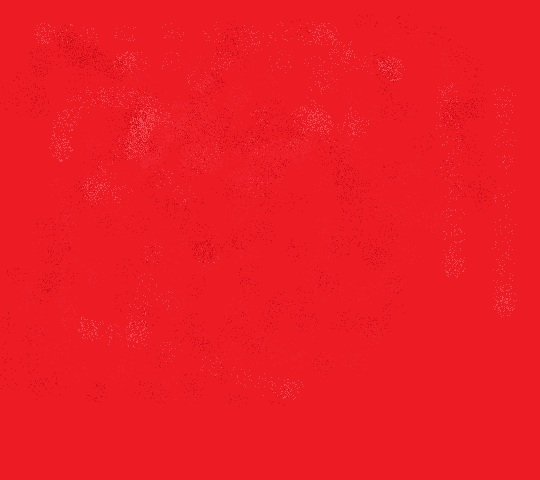
%> input picture Lab_1/One_colour.jpg, 540 x 480 px
$ octave question_last.m   (GNU Octave 9; MATLAB toolbox functions it lacks are replaced by stand-ins)
%> lines starting %> are read from the running program, lines starting %| are printed output that depends on the picture
% Understanding image histogram – difference between one-colour and two-colour
% images
% An image histogram is a good tool for image understanding. For example, image histograms
% can be used to distinguish a one-colour image (or an object in the image) from a two-colour
% image (or an object in the image):
% 1. Read ‘One_colour.jpg’ and ‘Two_colour.jpg’ (with imread);
% 2. Convert both images into the greyscale format (with rgb2gray);
% 3. Calculate and visualise the histograms for both images (with imhist);

a=imread('One_colour.jpg');
%> a is the input picture: size 480x540x3 uint8; mean R, G, B 236.4, 27.6, 36.6
b=imread('Two_colour.jpg');
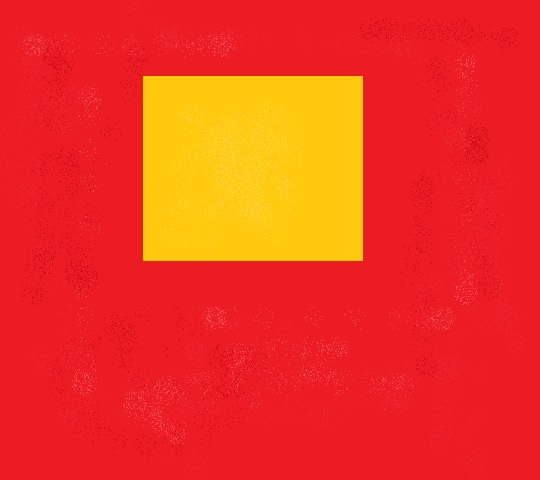
%> input picture Lab_1/Two_colour.jpg, 540 x 480 px
%> b is the input picture: size 480x540x3 uint8; mean R, G, B 239.1, 55, 33.6
a_gray=rgb2gray(a);   %彩色图像像灰度图像转化
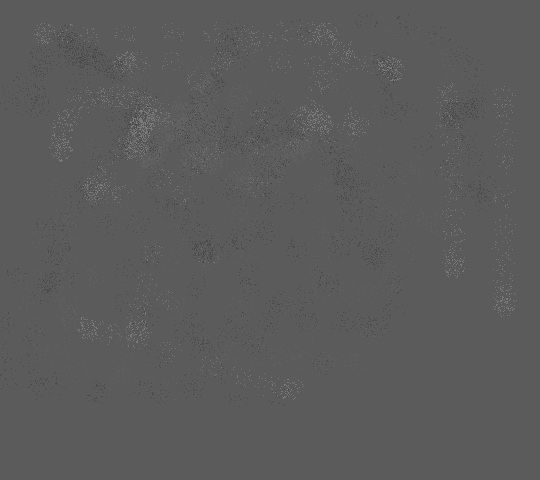
%> a_gray: size 480x540 uint8; min 66, max 128, mean 91.2
b_gray=rgb2gray(b);
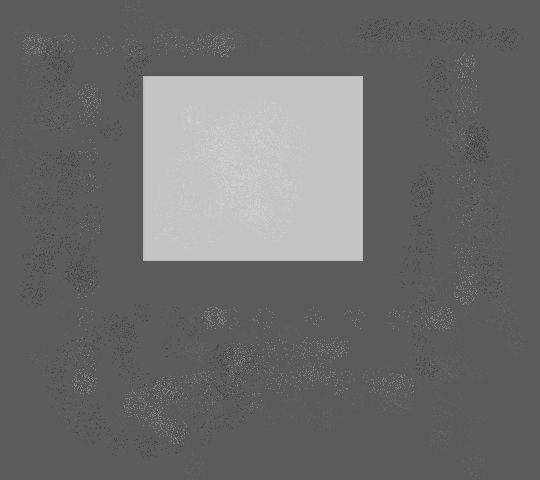
%> b_gray: size 480x540 uint8; min 65, max 210, mean 107.8

figure
subplot(221)
imshow(a)    %%转化为灰度直方图
title('The original figure')
subplot(222)
imhist(a_gray)    %%转化为灰度直方图
title('Histogram of the one colour')
subplot(223)
imshow(b)    %%转化为灰度直方图
title('The original figure')
subplot(224)
imhist(b_gray)    %%转化为灰度直方图
title('Histogram of the two colour')
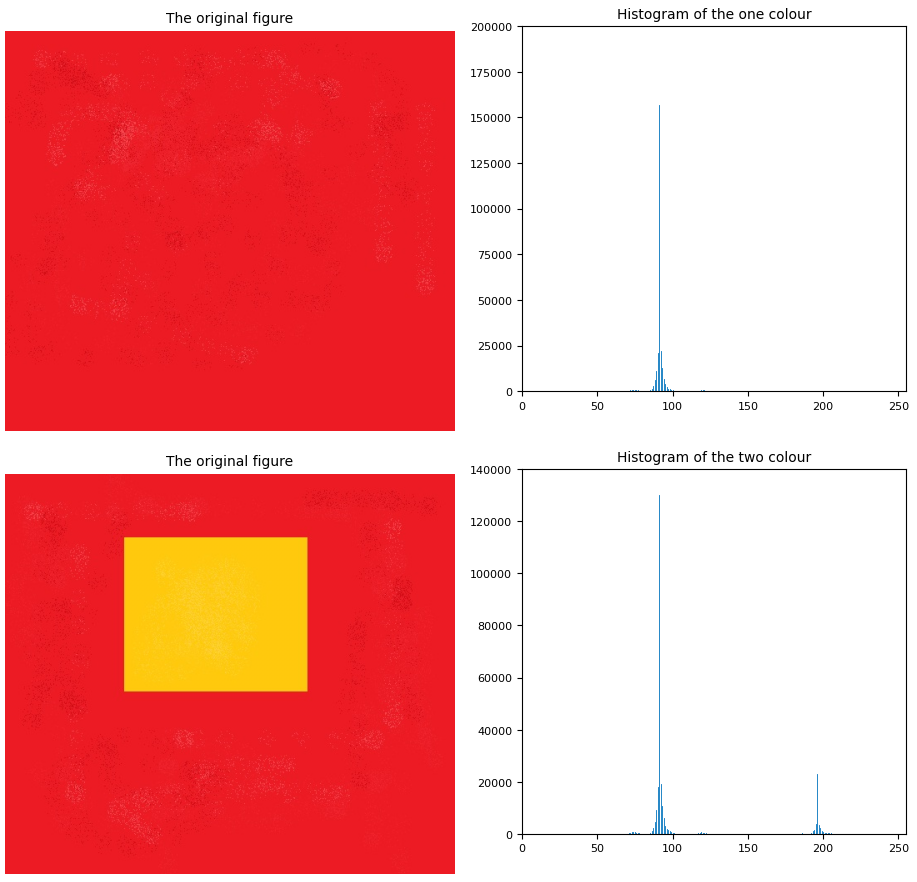
%> figure redrawn from the program's plot data, 4 panels
